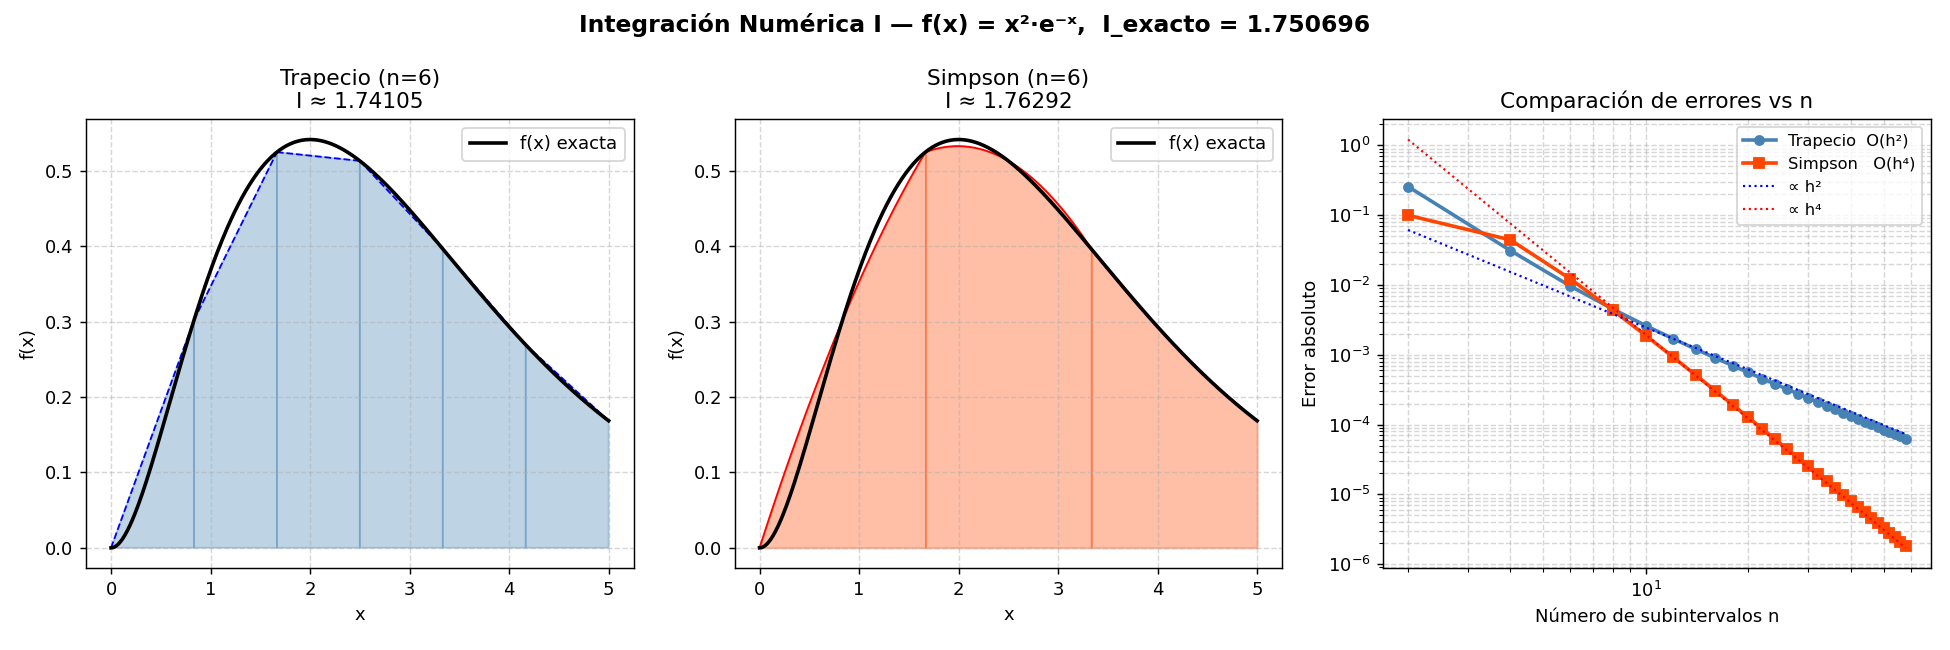

Recreate this plot in Python.
"""
INTEGRACIÓN NUMÉRICA I: Regla del Trapecio, Simpson y comparación de errores
Función de prueba: f(x) = x² · e^(-x)  en [0, 5]
Valor exacto: ∫₀⁵ x²·e^(-x) dx = 2 - 27·e^(-5)  ≈ 1.8352
Esta función tiene forma de campana asimétrica → no trivial
"""

import numpy as np
import matplotlib.pyplot as plt

# ─────────────────────────────────────────────────────────────
# Función y valor exacto
# ─────────────────────────────────────────────────────────────
def f(x):
    return x**2 * np.exp(-x)

a, b = 0, 5
# Valor exacto obtenido por integración por partes:
# ∫ x²e^(-x)dx = -e^(-x)(x² + 2x + 2) → evaluado en [0,5]
I_exacto = (-np.exp(-b)*(b**2 + 2*b + 2)) - (-np.exp(-a)*(a**2 + 2*a + 2))

# ─────────────────────────────────────────────────────────────
# REGLA DEL TRAPECIO
# Divide [a,b] en n subintervalos iguales de ancho h.
# En cada uno aproxima el área como un trapecio:
#   Área_i = h/2 · (f(xᵢ) + f(xᵢ₊₁))
# Fórmula compuesta: h/2·[f(x₀) + 2f(x₁) + ... + 2f(xₙ₋₁) + f(xₙ)]
# Error global ~ O(h²): si duplicamos n, el error cae 4 veces
# ─────────────────────────────────────────────────────────────
def trapecio(f, a, b, n):
    x = np.linspace(a, b, n + 1)
    y = f(x)
    h = (b - a) / n
    return h * (y[0]/2 + np.sum(y[1:-1]) + y[-1]/2)

# ─────────────────────────────────────────────────────────────
# REGLA DE SIMPSON 1/3
# En cada par de subintervalos ajusta una parábola (no una recta).
# Fórmula: h/3·[f(x₀) + 4f(x₁) + 2f(x₂) + 4f(x₃) + ... + f(xₙ)]
# El patrón 1-4-2-4-2-...-4-1 viene de integrar la parábola exacta.
# Error global ~ O(h⁴): si duplicamos n, el error cae 16 veces.
# REQUIERE n par.
# ─────────────────────────────────────────────────────────────
def simpson(f, a, b, n):
    if n % 2 != 0:
        n += 1
    x = np.linspace(a, b, n + 1)
    y = f(x)
    h = (b - a) / n
    return h/3 * (y[0] + 4*np.sum(y[1:-1:2]) + 2*np.sum(y[2:-2:2]) + y[-1])

# ─────────────────────────────────────────────────────────────
# Calcular errores para distintos n
# ─────────────────────────────────────────────────────────────
N_vals = np.arange(2, 60, 2)
err_trap = [abs(trapecio(f, a, b, n) - I_exacto) for n in N_vals]
err_simp = [abs(simpson( f, a, b, n) - I_exacto) for n in N_vals]

# ─────────────────────────────────────────────────────────────
# GRÁFICAS
# ─────────────────────────────────────────────────────────────
fig, axes = plt.subplots(1, 3, figsize=(15, 5))
fig.suptitle("Integración Numérica I — f(x) = x²·e⁻ˣ,  I_exacto = {:.6f}".format(I_exacto),
             fontsize=13, fontweight='bold')

# Panel 1: Visualizar trapecios
n_vis = 6
x_vis = np.linspace(a, b, n_vis + 1)
y_vis = f(x_vis)
x_fine = np.linspace(a, b, 400)

axes[0].plot(x_fine, f(x_fine), 'k-', lw=2, label='f(x) exacta', zorder=3)
for i in range(n_vis):
    axes[0].fill([x_vis[i], x_vis[i], x_vis[i+1], x_vis[i+1]],
                 [0, y_vis[i], y_vis[i+1], 0], alpha=0.35, color='steelblue')
    axes[0].plot([x_vis[i], x_vis[i+1]], [y_vis[i], y_vis[i+1]], 'b--', lw=1)
axes[0].set_title(f"Trapecio (n={n_vis})\nI ≈ {trapecio(f,a,b,n_vis):.5f}")
axes[0].set_xlabel("x")
axes[0].set_ylabel("f(x)")
axes[0].legend()
axes[0].grid(True, ls='--', alpha=0.5)

# Panel 2: Visualizar parábolas de Simpson (n=6)
axes[1].plot(x_fine, f(x_fine), 'k-', lw=2, label='f(x) exacta', zorder=3)
for i in range(0, n_vis, 2):          # cada par de subintervalos
    xi = x_vis[i:i+3]
    yi = y_vis[i:i+3]
    # Coeficientes de la parábola que pasa por los 3 puntos
    coef = np.polyfit(xi, yi, 2)
    x_par = np.linspace(xi[0], xi[2], 80)
    axes[1].fill_between(x_par, np.polyval(coef, x_par), alpha=0.35,
                         color='orangered')
    axes[1].plot(x_par, np.polyval(coef, x_par), 'r-', lw=1)
axes[1].set_title(f"Simpson (n={n_vis})\nI ≈ {simpson(f,a,b,n_vis):.5f}")
axes[1].set_xlabel("x")
axes[1].set_ylabel("f(x)")
axes[1].legend()
axes[1].grid(True, ls='--', alpha=0.5)

# Panel 3: Comparación de errores
axes[2].loglog(N_vals, err_trap, 'o-', color='steelblue', ms=5, lw=2, label='Trapecio  O(h²)')
axes[2].loglog(N_vals, err_simp, 's-', color='orangered', ms=5, lw=2, label='Simpson   O(h⁴)')
# Líneas de referencia de orden
h = (b-a)/N_vals
axes[2].loglog(N_vals, err_trap[5] * (h/h[5])**2, 'b:', lw=1.2, label='∝ h²')
axes[2].loglog(N_vals, err_simp[5] * (h/h[5])**4, 'r:', lw=1.2, label='∝ h⁴')
axes[2].set_xlabel("Número de subintervalos n")
axes[2].set_ylabel("Error absoluto")
axes[2].set_title("Comparación de errores vs n")
axes[2].legend(fontsize=9)
axes[2].grid(True, which='both', ls='--', alpha=0.5)

plt.tight_layout()
plt.savefig("02_trapecio_simpson.png", dpi=130)
plt.show()
print("Gráfica guardada: 02_trapecio_simpson.png")
print(f"\nTrapecio (n=20): {trapecio(f,a,b,20):.8f}  |  error: {abs(trapecio(f,a,b,20)-I_exacto):.2e}")
print(f"Simpson  (n=20): {simpson( f,a,b,20):.8f}  |  error: {abs(simpson( f,a,b,20)-I_exacto):.2e}")
print(f"Exacto        : {I_exacto:.8f}")
